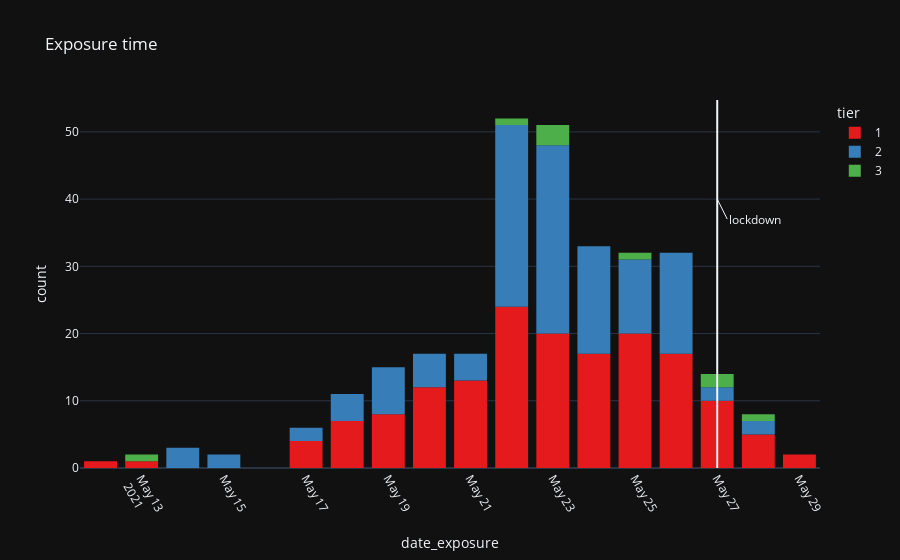

This figure's notebook cell:
### Code cell
fig_date = px.histogram(elements.sort_values(by='tier'), x='date_exposure', template='plotly_dark', color='tier', color_discrete_sequence=px.colors.qualitative.Set1[0:3], title='Exposure time')
fig_date.add_vline(x='2021-05-27')
fig_date.add_annotation(x = '2021-05-27', y= 40, text='lockdown', xanchor='left', ax=10, ay=20)

fig_date.update_layout(
    bargap=0.2, # gap between bars of adjacent location coordinates
)

fig_date.update_xaxes(
    tickangle = 60, 
    nticks = 10
)

fig_date.show()

### Figure 1 — Plotly figure (JSON) as saved in the notebook; plotly's stock layout.template omitted (floating-point values rounded to 4 significant figures; data arrays with more than 128 entries replaced by an {"elided": "..."} marker saying what was removed)
{"data": [{"alignmentgroup": "True", "bingroup": "x", "hovertemplate": "tier=1<br>date_exposure=%{x}<br>count=%{y}<extra></extra>", "legendgroup": "1", "marker": {"color": "rgb(228,26,28)"}, "name": "1", "offsetgroup": "1", "orientation": "v", "showlegend": true, "type": "histogram", "x": {"elided": "161 str values"}, "xaxis": "x", "yaxis": "y"}, {"alignmentgroup": "True", "bingroup": "x", "hovertemplate": "tier=2<br>date_exposure=%{x}<br>count=%{y}<extra></extra>", "legendgroup": "2", "marker": {"color": "rgb(55,126,184)"}, "name": "2", "offsetgroup": "2", "orientation": "v", "showlegend": true, "type": "histogram", "x": ["2021-05-23T00:00:00", "2021-05-24T00:00:00", "2021-05-24T00:00:00", "2021-05-20T00:00:00", "2021-05-24T00:00:00", "2021-05-23T00:00:00", "2021-05-19T00:00:00", "2021-05-23T00:00:00", "2021-05-22T00:00:00", "2021-05-21T00:00:00", "2021-05-23T00:00:00", "2021-05-23T00:00:00", "2021-05-24T00:00:00", "2021-05-22T00:00:00", "2021-05-22T00:00:00", "2021-05-23T00:00:00", "2021-05-22T00:00:00", "2021-05-25T00:00:00", "2021-05-23T00:00:00", "2021-05-14T00:00:00", "2021-05-14T00:00:00", "2021-05-14T00:00:00", "2021-05-19T00:00:00", "2021-05-20T00:00:00", "2021-05-22T00:00:00", "2021-05-19T00:00:00", "2021-05-19T00:00:00", "2021-05-20T00:00:00", "2021-05-17T00:00:00", "2021-05-23T00:00:00", "2021-05-23T00:00:00", "2021-05-22T00:00:00", "2021-05-21T00:00:00", "2021-05-22T00:00:00", "2021-05-20T00:00:00", "2021-05-23T00:00:00", "2021-05-22T00:00:00", "2021-05-23T00:00:00", "2021-05-22T00:00:00", "2021-05-22T00:00:00", "2021-05-22T00:00:00", "2021-05-23T00:00:00", "2021-05-24T00:00:00", "2021-05-23T00:00:00", "2021-05-22T00:00:00", "2021-05-24T00:00:00", "2021-05-24T00:00:00", "2021-05-23T00:00:00", "2021-05-23T00:00:00", "2021-05-22T00:00:00", "2021-05-22T00:00:00", "2021-05-23T00:00:00", "2021-05-23T00:00:00", "2021-05-21T00:00:00", "2021-05-26T00:00:00", "2021-05-24T00:00:00", "2021-05-19T00:00:00", "2021-05-26T00:00:00", "2021-05-27T00:00:00", "2021-05-24T00:00:00", "2021-05-22T00:00:00", "2021-05-23T00:00:00", "2021-05-23T00:00:00", "2021-05-28T00:00:00", "2021-05-26T00:00:00", "2021-05-22T00:00:00", "2021-05-23T00:00:00", "2021-05-23T00:00:00", "2021-05-25T00:00:00", "2021-05-21T00:00:00", "2021-05-26T00:00:00", "2021-05-26T00:00:00", "2021-05-15T00:00:00", "2021-05-15T00:00:00", "2021-05-22T00:00:00", "2021-05-23T00:00:00", "2021-05-20T00:00:00", "2021-05-18T00:00:00", "2021-05-26T00:00:00", "2021-05-26T00:00:00", "2021-05-26T00:00:00", "2021-05-25T00:00:00", "2021-05-25T00:00:00", "2021-05-24T00:00:00", "2021-05-22T00:00:00", "2021-05-18T00:00:00", "2021-05-17T00:00:00", "2021-05-22T00:00:00", "2021-05-26T00:00:00", "2021-05-25T00:00:00", "2021-05-24T00:00:00", "2021-05-25T00:00:00", "2021-05-25T00:00:00", "2021-05-24T00:00:00", "2021-05-22T00:00:00", "2021-05-22T00:00:00", "2021-05-26T00:00:00", "2021-05-23T00:00:00", "2021-05-23T00:00:00", "2021-05-23T00:00:00", "2021-05-23T00:00:00", "2021-05-22T00:00:00", "2021-05-23T00:00:00", "2021-05-25T00:00:00", "2021-05-24T00:00:00", "2021-05-24T00:00:00", "2021-05-22T00:00:00", "2021-05-28T00:00:00", "2021-05-23T00:00:00", "2021-05-18T00:00:00", "2021-05-22T00:00:00", "2021-05-18T00:00:00", "2021-05-25T00:00:00", "2021-05-26T00:00:00", "2021-05-24T00:00:00", "2021-05-27T00:00:00", "2021-05-25T00:00:00", "2021-05-19T00:00:00", "2021-05-19T00:00:00", "2021-05-25T00:00:00", "2021-05-26T00:00:00", "2021-05-22T00:00:00", "2021-05-26T00:00:00", "2021-05-24T00:00:00", "2021-05-26T00:00:00", "2021-05-26T00:00:00", "2021-05-22T00:00:00", "2021-05-22T00:00:00"], "xaxis": "x", "yaxis": "y"}, {"alignmentgroup": "True", "bingroup": "x", "hovertemplate": "tier=3<br>date_exposure=%{x}<br>count=%{y}<extra></extra>", "legendgroup": "3", "marker": {"color": "rgb(77,175,74)"}, "name": "3", "offsetgroup": "3", "orientation": "v", "showlegend": true, "type": "histogram", "x": ["2021-05-23T00:00:00", "2021-05-28T00:00:00", "2021-05-27T00:00:00", "2021-05-13T00:00:00", "2021-05-25T00:00:00", "2021-05-22T00:00:00", "2021-05-27T00:00:00", "2021-05-23T00:00:00", "2021-05-23T00:00:00"], "xaxis": "x", "yaxis": "y"}], "layout": {"annotations": [{"ax": 10, "ay": 20, "text": "lockdown", "x": "2021-05-27", "xanchor": "left", "y": 40}], "bargap": 0.2, "barmode": "relative", "legend": {"title": {"text": "tier"}, "tracegroupgap": 0}, "shapes": [{"type": "line", "x0": "2021-05-27", "x1": "2021-05-27", "xref": "x", "y0": 0, "y1": 1, "yref": "y domain"}], "title": {"text": "Exposure time"}, "xaxis": {"anchor": "y", "domain": [0, 1], "nticks": 10, "tickangle": 60, "title": {"text": "date_exposure"}}, "yaxis": {"anchor": "x", "domain": [0, 1], "title": {"text": "count"}}}}
